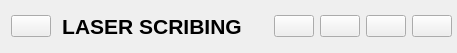
        <widget class="QWidget" name="headerContainer" native="true">
         <property name="maximumSize">
          <size>
           <width>16777215</width>
           <height>40</height>
          </size>
         </property>
         <layout class="QHBoxLayout" name="horizontalLayout_6" stretch="0,6,0,0">
          <property name="rightMargin">
           <number>0</number>
          </property>
          <item>
           <widget class="QFrame" name="profileFrame">
            <property name="frameShape">
             <enum>QFrame::Shape::NoFrame</enum>
            </property>
            <property name="frameShadow">
             <enum>QFrame::Shadow::Raised</enum>
            </property>
            <layout class="QHBoxLayout" name="horizontalLayout_29">
             <property name="spacing">
              <number>0</number>
             </property>
             <property name="leftMargin">
              <number>0</number>
             </property>
             <property name="topMargin">
              <number>0</number>
             </property>
             <property name="rightMargin">
              <number>0</number>
             </property>
             <property name="bottomMargin">
              <number>0</number>
             </property>
             <item>
              <widget class="QPushButton" name="profilePushButton">
               <property name="sizePolicy">
                <sizepolicy hsizetype="Minimum" vsizetype="Fixed">
                 <horstretch>0</horstretch>
                 <verstretch>0</verstretch>
                </sizepolicy>
               </property>
               <property name="minimumSize">
                <size>
                 <width>0</width>
                 <height>22</height>
                </size>
               </property>
               <property name="text">
                <string/>
               </property>
               <property name="icon">
                <iconset resource="resources.qrc">
                 <normaloff>:/icons/icons/user.svg</normaloff>:/icons/icons/user.svg</iconset>
               </property>
               <property name="iconSize">
                <size>
                 <width>24</width>
                 <height>24</height>
                </size>
               </property>
              </widget>
             </item>
            </layout>
           </widget>
          </item>
          <item>
           <widget class="QFrame" name="titleFrame">
            <property name="sizePolicy">
             <sizepolicy hsizetype="Expanding" vsizetype="Preferred">
              <horstretch>0</horstretch>
              <verstretch>0</verstretch>
             </sizepolicy>
            </property>
            <property name="frameShape">
             <enum>QFrame::Shape::NoFrame</enum>
            </property>
            <property name="frameShadow">
             <enum>QFrame::Shadow::Plain</enum>
            </property>
            <layout class="QHBoxLayout" name="horizontalLayout_8">
             <property name="spacing">
              <number>0</number>
             </property>
             <property name="leftMargin">
              <number>5</number>
             </property>
             <property name="topMargin">
              <number>3</number>
             </property>
             <property name="rightMargin">
              <number>5</number>
             </property>
             <property name="bottomMargin">
              <number>3</number>
             </property>
             <item>
              <widget class="QLabel" name="titleLabel">
               <property name="font">
                <font>
                 <pointsize>16</pointsize>
                 <bold>true</bold>
                </font>
               </property>
               <property name="text">
                <string>LASER SCRIBING</string>
               </property>
               <property name="alignment">
                <set>Qt::AlignmentFlag::AlignCenter</set>
               </property>
              </widget>
             </item>
            </layout>
           </widget>
          </item>
          <item>
           <widget class="QFrame" name="notifyFrame">
            <property name="frameShape">
             <enum>QFrame::Shape::NoFrame</enum>
            </property>
            <property name="frameShadow">
             <enum>QFrame::Shadow::Plain</enum>
            </property>
            <layout class="QHBoxLayout" name="horizontalLayout_9">
             <property name="spacing">
              <number>0</number>
             </property>
             <property name="leftMargin">
              <number>0</number>
             </property>
             <property name="topMargin">
              <number>0</number>
             </property>
             <property name="rightMargin">
              <number>10</number>
             </property>
             <property name="bottomMargin">
              <number>0</number>
             </property>
            </layout>
           </widget>
          </item>
          <item>
           <widget class="QFrame" name="windowFrame">
            <property name="frameShape">
             <enum>QFrame::Shape::NoFrame</enum>
            </property>
            <property name="frameShadow">
             <enum>QFrame::Shadow::Plain</enum>
            </property>
            <layout class="QHBoxLayout" name="horizontalLayout_7">
             <property name="spacing">
              <number>6</number>
             </property>
             <property name="leftMargin">
              <number>5</number>
             </property>
             <property name="topMargin">
              <number>0</number>
             </property>
             <property name="rightMargin">
              <number>5</number>
             </property>
             <property name="bottomMargin">
              <number>0</number>
             </property>
             <item>
              <widget class="QPushButton" name="notifyPushButton">
               <property name="text">
                <string/>
               </property>
               <property name="icon">
                <iconset resource="resources.qrc">
                 <normaloff>:/icons/icons/bell.svg</normaloff>:/icons/icons/bell.svg</iconset>
               </property>
               <property name="iconSize">
                <size>
                 <width>24</width>
                 <height>24</height>
                </size>
               </property>
              </widget>
             </item>
             <item>
              <widget class="QPushButton" name="minimizePushButton">
               <property name="text">
                <string/>
               </property>
               <property name="icon">
                <iconset resource="resources.qrc">
                 <normaloff>:/icons/icons/minus.svg</normaloff>:/icons/icons/minus.svg</iconset>
               </property>
               <property name="iconSize">
                <size>
                 <width>24</width>
                 <height>24</height>
                </size>
               </property>
              </widget>
             </item>
             <item>
              <widget class="QPushButton" name="restorePushButton">
               <property name="text">
                <string/>
               </property>
               <property name="icon">
                <iconset resource="resources.qrc">
                 <normaloff>:/icons/icons/square.svg</normaloff>:/icons/icons/square.svg</iconset>
               </property>
               <property name="iconSize">
                <size>
                 <width>24</width>
                 <height>24</height>
                </size>
               </property>
              </widget>
             </item>
             <item>
              <widget class="QPushButton" name="closePushButton">
               <property name="text">
                <string/>
               </property>
               <property name="icon">
                <iconset resource="resources.qrc">
                 <normaloff>:/icons/icons/x.svg</normaloff>:/icons/icons/x.svg</iconset>
               </property>
               <property name="iconSize">
                <size>
                 <width>24</width>
                 <height>24</height>
                </size>
               </property>
              </widget>
             </item>
            </layout>
           </widget>
          </item>
         </layout>
        </widget>
